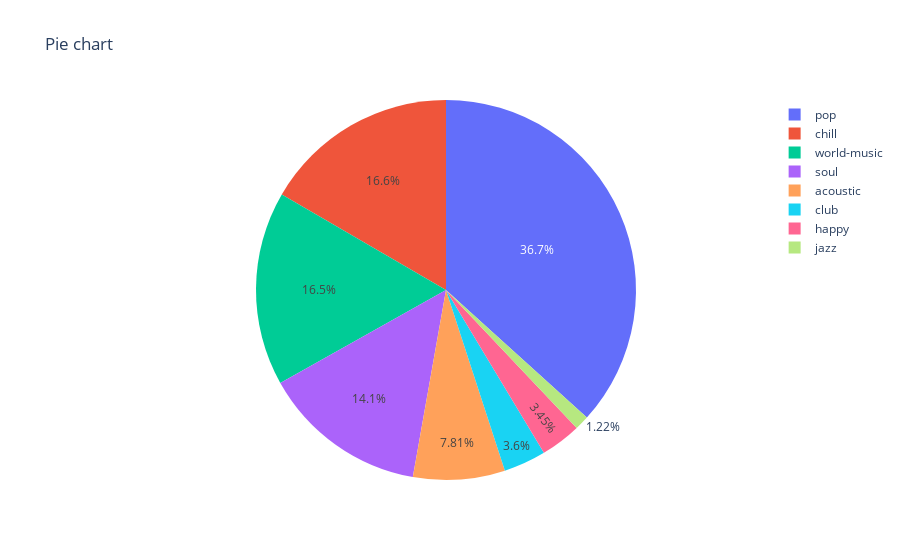

The notebook cell saved with this chart:
### Code cell
#px.pie(finaldf, x='track_genre', y='popularity_x')

px.pie(finaldf, values='popularity_x', names='track_genre', title='Pie chart')

### Figure 1 — Plotly figure (JSON) as saved in the notebook; plotly's stock layout.template omitted (floating-point values rounded to 4 significant figures; data arrays with more than 128 entries replaced by an {"elided": "..."} marker saying what was removed)
{"data": [{"domain": {"x": [0, 1], "y": [0, 1]}, "hovertemplate": "track_genre=%{label}<br>popularity_x=%{value}<extra></extra>", "labels": {"elided": "835 str values"}, "legendgroup": "", "name": "", "showlegend": true, "type": "pie", "values": {"elided": "835 int values"}}], "layout": {"legend": {"tracegroupgap": 0}, "title": {"text": "Pie chart"}}}
